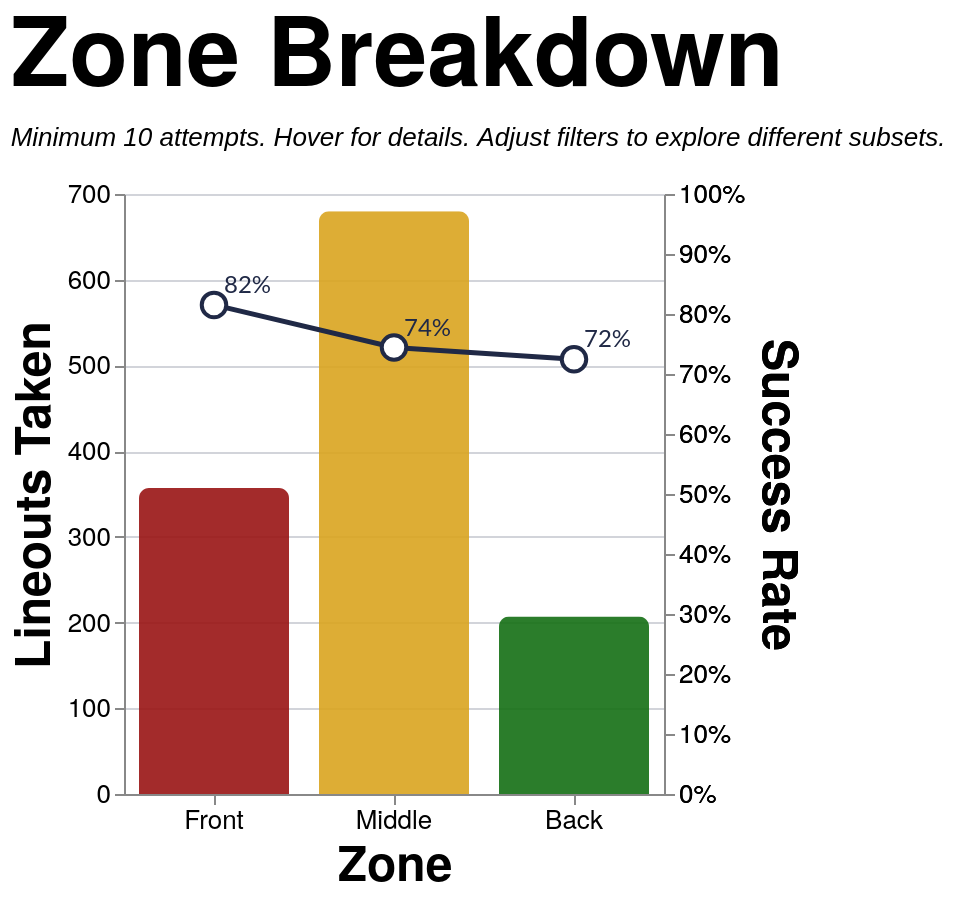

Describe this chart as a Vega-Lite specification.
### Vega-Lite specification from a JSON file in a GitHub repository (floating-point values rounded to 4 significant figures; data arrays with more than 128 entries replaced by an {"elided": "..."} marker saying what was removed)
{"config": {"axis": {"labelFont": "PT Sans Narrow, Helvetica Neue, Helvetica, Arial, sans-serif", "titleFont": "PT Sans Narrow, Helvetica Neue, Helvetica, Arial, sans-serif", "labelFontSize": 13, "titleFontSize": 24, "gridColor": "#202947", "gridOpacity": 0.2, "zindex": 1}, "text": {"font": "Lato, sans-serif"}, "bar": {"cornerRadiusEnd": 5}, "header": {"labelFont": "PT Sans Narrow, Helvetica Neue, Helvetica, Arial, sans-serif", "titleFont": "PT Sans Narrow, Helvetica Neue, Helvetica, Arial, sans-serif", "labelFontSize": 24, "titleFontSize": 28, "labelFontWeight": "bold", "orient": "left"}, "legend": {"labelFont": "PT Sans Narrow, Helvetica Neue, Helvetica, Arial, sans-serif", "titleFont": "PT Sans Narrow, Helvetica Neue, Helvetica, Arial, sans-serif", "labelFontSize": 14, "titleFontSize": 16, "titlePadding": 5, "fillColor": "white", "strokeColor": "black", "padding": 10, "titleFontWeight": "lighter", "titleFontStyle": "italic", "titleColor": "gray", "offset": 10}, "title": {"font": "PT Sans Narrow, Helvetica Neue, Helvetica, Arial, sans-serif", "fontSize": 48, "fontWeight": "bold", "anchor": "start", "align": "center", "titlePadding": 20, "subtitlePadding": 10, "subtitleFontSize": 13, "subtitleColor": "", "subtitleFontStyle": "italic", "offset": 15, "color": "black"}, "axisX": {"labelAngle": 0}, "facet": {"title": null, "header": null, "align": {"row": "each", "column": "each"}, "spacing": 10}, "resolve": {"scale": {"y": "independent", "facet": "independent"}}, "background": "transparent", "scale": {"offsetBandPaddingOuter": 0.2, "offsetBandPaddingInner": 0.1}, "view": {"stroke": null, "background": "transparent"}}, "layer": [{"mark": {"type": "bar", "opacity": 0.9, "size": 75}, "encoding": {"color": {"field": "area", "legend": null, "scale": {"domain": ["Front", "Middle", "Back"], "range": ["#991515", "goldenrod", "#146f14"]}, "type": "nominal"}, "stroke": {"value": "transparent"}, "tooltip": [{"field": "area", "title": "Zone", "type": "nominal"}, {"field": "attempts", "format": ",.0f", "title": "Attempts", "type": "quantitative"}, {"field": "won", "format": ",.0f", "title": "Won", "type": "quantitative"}, {"field": "success_rate", "format": ".1%", "title": "Success Rate", "type": "quantitative"}], "x": {"axis": {"labelAngle": 0}, "field": "area", "sort": ["Front", "Middle", "Back"], "title": "Zone", "type": "nominal"}, "y": {"field": "attempts", "title": "Lineouts Taken", "type": "quantitative"}}, "transform": [{"filter": "(loSquad == 'All' || datum.squad == loSquad) && (loSeason == 'All' || datum.season == loSeason) && (loGameType == 'All' || (loGameType == 'League + Cup' && (datum.game_type == 'League' || datum.game_type == 'Cup')) || (loGameType == 'League only' && datum.game_type == 'League') || datum.game_type == loGameType) && (loThrower == 'All' || datum.thrower == loThrower) && (loJumper == 'All' || datum.jumper == loJumper) && (loArea == 'All' || datum.area == loArea) && (loNumbers == 'All' || datum.numbers == loNumbers)"}, {"aggregate": [{"op": "count", "as": "attempts"}, {"op": "sum", "field": "won", "as": "won"}], "groupby": ["area"]}, {"filter": "datum.attempts >= 10"}, {"calculate": "datum.won / datum.attempts", "as": "success_rate"}]}, {"mark": {"type": "line", "point": {"fill": "white", "filled": false, "size": 150, "stroke": "#202946"}, "stroke": "#202946", "strokeWidth": 2.5}, "encoding": {"tooltip": [{"field": "area", "title": "Zone", "type": "nominal"}, {"field": "attempts", "format": ",.0f", "title": "Attempts", "type": "quantitative"}, {"field": "won", "format": ",.0f", "title": "Won", "type": "quantitative"}, {"field": "success_rate", "format": ".1%", "title": "Success Rate", "type": "quantitative"}], "x": {"axis": {"labelAngle": 0}, "field": "area", "sort": ["Front", "Middle", "Back"], "title": "Zone", "type": "nominal"}, "y": {"axis": {"format": "%", "orient": "right"}, "field": "success_rate", "scale": {"domain": [0, 1]}, "title": "Success Rate", "type": "quantitative"}}, "transform": [{"filter": "(loSquad == 'All' || datum.squad == loSquad) && (loSeason == 'All' || datum.season == loSeason) && (loGameType == 'All' || (loGameType == 'League + Cup' && (datum.game_type == 'League' || datum.game_type == 'Cup')) || (loGameType == 'League only' && datum.game_type == 'League') || datum.game_type == loGameType) && (loThrower == 'All' || datum.thrower == loThrower) && (loJumper == 'All' || datum.jumper == loJumper) && (loArea == 'All' || datum.area == loArea) && (loNumbers == 'All' || datum.numbers == loNumbers)"}, {"aggregate": [{"op": "count", "as": "attempts"}, {"op": "sum", "field": "won", "as": "won"}], "groupby": ["area"]}, {"filter": "datum.attempts >= 10"}, {"calculate": "datum.won / datum.attempts", "as": "success_rate"}]}, {"mark": {"type": "text", "align": "left", "baseline": "middle", "color": "#202946", "dx": 5, "dy": -10, "fontSize": 12}, "encoding": {"text": {"field": "success_rate", "format": ".0%", "type": "quantitative"}, "x": {"axis": {"labelAngle": 0}, "field": "area", "sort": ["Front", "Middle", "Back"], "title": "Zone", "type": "nominal"}, "y": {"axis": {"format": "%", "orient": "right"}, "field": "success_rate", "scale": {"domain": [0, 1]}, "title": "Success Rate", "type": "quantitative"}}, "transform": [{"filter": "(loSquad == 'All' || datum.squad == loSquad) && (loSeason == 'All' || datum.season == loSeason) && (loGameType == 'All' || (loGameType == 'League + Cup' && (datum.game_type == 'League' || datum.game_type == 'Cup')) || (loGameType == 'League only' && datum.game_type == 'League') || datum.game_type == loGameType) && (loThrower == 'All' || datum.thrower == loThrower) && (loJumper == 'All' || datum.jumper == loJumper) && (loArea == 'All' || datum.area == loArea) && (loNumbers == 'All' || datum.numbers == loNumbers)"}, {"aggregate": [{"op": "count", "as": "attempts"}, {"op": "sum", "field": "won", "as": "won"}], "groupby": ["area"]}, {"filter": "datum.attempts >= 10"}, {"calculate": "datum.won / datum.attempts", "as": "success_rate"}]}], "data": {"name": "data-b2c02452f1faf29dc3194a8e8485b48f"}, "height": 300, "params": [{"name": "loSquad", "value": "All"}, {"name": "loSeason", "value": "All"}, {"name": "loGameType", "value": "All"}, {"name": "loThrower", "value": "All"}, {"name": "loJumper", "value": "All"}, {"name": "loArea", "value": "All"}, {"name": "loNumbers", "value": "All"}], "resolve": {"scale": {"y": "independent"}}, "title": {"text": "Zone Breakdown", "subtitle": "Minimum 10 attempts. Hover for details. Adjust filters to explore different subsets."}, "width": {"step": 90}, "$schema": "https://vega.github.io/schema/vega-lite/v5.20.1.json", "datasets": {"data-b2c02452f1faf29dc3194a8e8485b48f": {"elided": "1247 records"}}}
